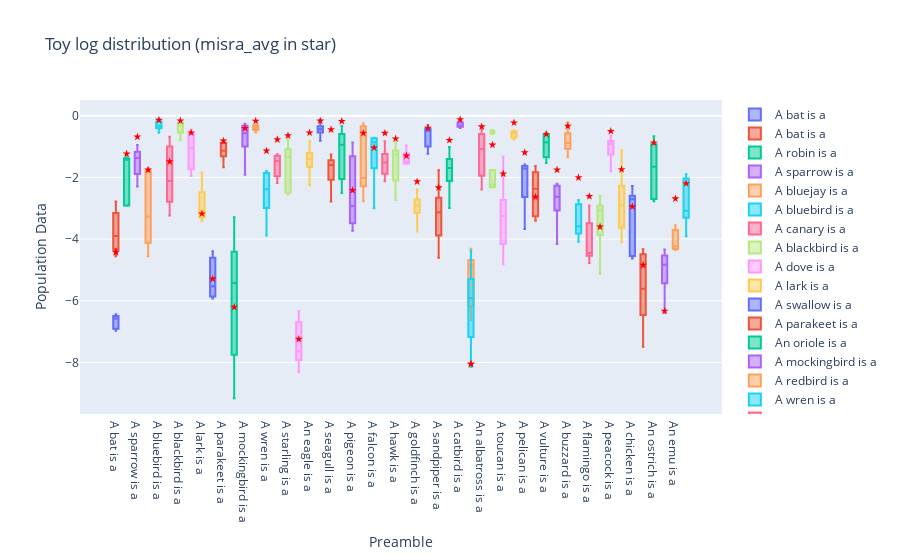

Notebook cell for this chart:
### Code cell
import pandas as pd
import plotly.graph_objects as go

df = mergedDF.copy()
# Create an empty list to store the boxplots
boxplots = []
misra_avg_markers = []


# Iterate through each row of the DataFrame and create a boxplot for each row
for index, row in df.iterrows():
    if(row['stimulus_x'] == 'bird.'):
        preamble = row['preamble']
        population_data = row['population data']
        boxplot = go.Box(y=population_data, name=preamble)
        boxplots.append(boxplot)
        misra_avg = row['misra_avg']

        misra_avg_marker = go.Scatter(x=[preamble], y=[misra_avg], mode='markers', 
                                  name='Misra Avg', marker=dict(color='red', symbol='star'))
        misra_avg_markers.append(misra_avg_marker)

# Create the figure with all the boxplots
fig = go.Figure(data=boxplots + misra_avg_markers)

# Update the layout to provide a title and labels for the axes
fig.update_layout(
    title="Toy log distribution (misra_avg in star)",
    xaxis_title="Preamble",
    yaxis_title="Population Data",
)

# Show the interactive plot in Jupyter Notebook
fig.show()

### Figure 1 — Plotly figure (JSON) as saved in the notebook; plotly's stock layout.template omitted (floating-point values rounded to 4 significant figures)
{"data": [{"name": "A bat is a", "type": "box", "y": [-6.97, -6.512, -6.573, -6.434, -6.883]}, {"name": "A bat is a", "type": "box", "y": [-3.282, -2.783, -4.558, -4.258, -3.898]}, {"name": "A robin is a", "type": "box", "y": [-2.908, -2.919, -1.43, -1.421, -1.248]}, {"name": "A sparrow is a", "type": "box", "y": [-2.297, -1.755, -1.368, -0.9502, -1.244]}, {"name": "A bluejay is a", "type": "box", "y": [-1.825, -4.558, -3.98, -3.265, -1.698]}, {"name": "A bluebird is a", "type": "box", "y": [-0.2221, -0.3616, -0.5488, -0.0874, -0.3262]}, {"name": "A canary is a", "type": "box", "y": [-0.6795, -3.234, -2.112, -1.104, -2.639]}, {"name": "A blackbird is a", "type": "box", "y": [-0.2395, -0.7945, -0.2759, -0.46, -0.2288]}, {"name": "A dove is a", "type": "box", "y": [-1.045, -1.953, -0.4547, -0.6259, -1.664]}, {"name": "A lark is a", "type": "box", "y": [-3.081, -2.695, -3.265, -3.405, -1.837]}, {"name": "A swallow is a", "type": "box", "y": [-4.68, -5.842, -4.395, -5.926, -5.532]}, {"name": "A parakeet is a", "type": "box", "y": [-0.9039, -1.136, -0.8204, -1.67, -1.194]}, {"name": "An oriole is a", "type": "box", "y": [-3.293, -4.786, -5.421, -7.284, -9.163]}, {"name": "A mockingbird is a", "type": "box", "y": [-0.5698, -0.3421, -0.2567, -1.917, -0.6895]}, {"name": "A redbird is a", "type": "box", "y": [-0.5467, -0.322, -0.3887, -0.292, -0.4305]}, {"name": "A wren is a", "type": "box", "y": [-1.789, -3.884, -2.691, -2.387, -1.88]}, {"name": "A finch is a", "type": "box", "y": [-1.885, -1.245, -1.314, -2.185, -1.465]}, {"name": "A starling is a", "type": "box", "y": [-2.461, -2.561, -0.7518, -1.201, -1.336]}, {"name": "A cardinal is a", "type": "box", "y": [-7.638, -8.314, -6.331, -6.819, -7.786]}, {"name": "An eagle is a", "type": "box", "y": [-2.258, -1.334, -1.461, -1.401, -0.8233]}, {"name": "A hummingbird is a", "type": "box", "y": [-0.4347, -0.4507, -0.8092, -0.1283, -0.4143]}, {"name": "A seagull is a", "type": "box", "y": [-2.781, -1.842, -1.504, -1.26, -1.598]}, {"name": "A woodpecker is a", "type": "box", "y": [-0.3294, -1.901, -0.9426, -0.6771, -2.505]}, {"name": "A pigeon is a", "type": "box", "y": [-1.46, -3.728, -2.928, -3.401, -0.8689]}, {"name": "A thrush is a", "type": "box", "y": [-2.124, -0.3735, -2.016, -0.2474, -2.771]}, {"name": "A falcon is a", "type": "box", "y": [-1.266, -0.7364, -0.7105, -3.001, -0.8622]}, {"name": "A crow is a", "type": "box", "y": [-1.379, -2.124, -1.518, -1.797, -0.8233]}, {"name": "A hawk is a", "type": "box", "y": [-1.259, -2.735, -1.888, -1.221, -0.8548]}, {"name": "A raven is a", "type": "box", "y": [-1.501, -1.557, -0.9659, -1.547, -1.312]}, {"name": "A goldfinch is a", "type": "box", "y": [-2.91, -2.83, -2.384, -3.752, -2.946]}, {"name": "A parrot is a", "type": "box", "y": [-0.4831, -1.235, -0.4629, -0.9231, -0.305]}, {"name": "A sandpiper is a", "type": "box", "y": [-4.602, -3.128, -1.77, -2.951, -3.644]}, {"name": "A pheasant is a", "type": "box", "y": [-1.697, -2.989, -1.014, -1.825, -1.531]}, {"name": "A catbird is a", "type": "box", "y": [-0.3975, -0.2374, -0.1648, -0.3352, -0.3414]}, {"name": "A crane is a", "type": "box", "y": [-4.867, -6.018, -4.803, -6.624, -4.317]}, {"name": "A crane is a", "type": "box", "y": [-8.149, -5.601, -5.913, -4.381, -6.855]}, {"name": "An albatross is a", "type": "box", "y": [-0.6525, -2.388, -1.798, -0.4126, -1.076]}, {"name": "A condor is a", "type": "box", "y": [-2.171, -2.321, -2.325, -0.5234, -2.232]}, {"name": "A toucan is a", "type": "box", "y": [-4.814, -1.332, -3.252, -3.937, -3.194]}, {"name": "An owl is a", "type": "box", "y": [-0.5687, -0.7738, -0.679, -0.5116, -0.4789]}, {"name": "A pelican is a", "type": "box", "y": [-1.65, -1.707, -3.673, -2.284, -1.582]}, {"name": "A goose is a", "type": "box", "y": [-1.633, -1.902, -3.207, -3.403, -2.365]}, {"name": "A vulture is a", "type": "box", "y": [-0.6512, -1.286, -0.8605, -1.536, -0.5415]}, {"name": "A stork is a", "type": "box", "y": [-2.296, -2.708, -2.626, -2.205, -4.159]}, {"name": "A buzzard is a", "type": "box", "y": [-0.687, -0.2112, -0.982, -1.348, -0.8829]}, {"name": "A swan is a", "type": "box", "y": [-2.735, -2.911, -3.732, -4.083, -3.583]}, {"name": "A flamingo is a", "type": "box", "y": [-2.911, -3.673, -4.455, -4.461, -4.775]}, {"name": "A duck is a", "type": "box", "y": [-3.065, -3.011, -2.602, -5.133, -3.44]}, {"name": "A peacock is a", "type": "box", "y": [-1.079, -0.6374, -1.798, -0.9181, -0.8762]}, {"name": "An egret is a", "type": "box", "y": [-3.472, -2.905, -1.116, -4.102, -2.658]}, {"name": "A chicken is a", "type": "box", "y": [-2.277, -4.522, -4.632, -2.703, -2.712]}, {"name": "A turkey is a", "type": "box", "y": [-4.543, -4.326, -5.607, -7.488, -6.121]}, {"name": "An ostrich is a", "type": "box", "y": [-0.6651, -1.006, -2.773, -1.653, -2.68]}, {"name": "A titmouse is a", "type": "box", "y": [-4.828, -6.385, -4.6, -5.117, -4.335]}, {"name": "An emu is a", "type": "box", "y": [-3.55, -4.351, -3.756, -4.23, -4.31]}, {"name": "A penguin is a", "type": "box", "y": [-3.082, -3.905, -2.076, -1.896, -3.113]}, {"marker": {"color": "red", "symbol": "star"}, "mode": "markers", "name": "Misra Avg", "type": "scatter", "x": ["A bat is a"], "y": [-4.421]}, {"marker": {"color": "red", "symbol": "star"}, "mode": "markers", "name": "Misra Avg", "type": "scatter", "x": ["A bat is a"], "y": [-4.421]}, {"marker": {"color": "red", "symbol": "star"}, "mode": "markers", "name": "Misra Avg", "type": "scatter", "x": ["A robin is a"], "y": [-1.232]}, {"marker": {"color": "red", "symbol": "star"}, "mode": "markers", "name": "Misra Avg", "type": "scatter", "x": ["A sparrow is a"], "y": [-0.6835]}, {"marker": {"color": "red", "symbol": "star"}, "mode": "markers", "name": "Misra Avg", "type": "scatter", "x": ["A bluejay is a"], "y": [-1.756]}, {"marker": {"color": "red", "symbol": "star"}, "mode": "markers", "name": "Misra Avg", "type": "scatter", "x": ["A bluebird is a"], "y": [-0.1424]}, {"marker": {"color": "red", "symbol": "star"}, "mode": "markers", "name": "Misra Avg", "type": "scatter", "x": ["A canary is a"], "y": [-1.486]}, {"marker": {"color": "red", "symbol": "star"}, "mode": "markers", "name": "Misra Avg", "type": "scatter", "x": ["A blackbird is a"], "y": [-0.1628]}, {"marker": {"color": "red", "symbol": "star"}, "mode": "markers", "name": "Misra Avg", "type": "scatter", "x": ["A dove is a"], "y": [-0.5489]}, {"marker": {"color": "red", "symbol": "star"}, "mode": "markers", "name": "Misra Avg", "type": "scatter", "x": ["A lark is a"], "y": [-3.176]}, {"marker": {"color": "red", "symbol": "star"}, "mode": "markers", "name": "Misra Avg", "type": "scatter", "x": ["A swallow is a"], "y": [-5.291]}, {"marker": {"color": "red", "symbol": "star"}, "mode": "markers", "name": "Misra Avg", "type": "scatter", "x": ["A parakeet is a"], "y": [-0.8141]}, {"marker": {"color": "red", "symbol": "star"}, "mode": "markers", "name": "Misra Avg", "type": "scatter", "x": ["An oriole is a"], "y": [-6.206]}, {"marker": {"color": "red", "symbol": "star"}, "mode": "markers", "name": "Misra Avg", "type": "scatter", "x": ["A mockingbird is a"], "y": [-0.4075]}, {"marker": {"color": "red", "symbol": "star"}, "mode": "markers", "name": "Misra Avg", "type": "scatter", "x": ["A redbird is a"], "y": [-0.1693]}, {"marker": {"color": "red", "symbol": "star"}, "mode": "markers", "name": "Misra Avg", "type": "scatter", "x": ["A wren is a"], "y": [-1.138]}, {"marker": {"color": "red", "symbol": "star"}, "mode": "markers", "name": "Misra Avg", "type": "scatter", "x": ["A finch is a"], "y": [-0.7722]}, {"marker": {"color": "red", "symbol": "star"}, "mode": "markers", "name": "Misra Avg", "type": "scatter", "x": ["A starling is a"], "y": [-0.644]}, {"marker": {"color": "red", "symbol": "star"}, "mode": "markers", "name": "Misra Avg", "type": "scatter", "x": ["A cardinal is a"], "y": [-7.244]}, {"marker": {"color": "red", "symbol": "star"}, "mode": "markers", "name": "Misra Avg", "type": "scatter", "x": ["An eagle is a"], "y": [-0.5517]}, {"marker": {"color": "red", "symbol": "star"}, "mode": "markers", "name": "Misra Avg", "type": "scatter", "x": ["A hummingbird is a"], "y": [-0.1676]}, {"marker": {"color": "red", "symbol": "star"}, "mode": "markers", "name": "Misra Avg", "type": "scatter", "x": ["A seagull is a"], "y": [-0.4482]}, {"marker": {"color": "red", "symbol": "star"}, "mode": "markers", "name": "Misra Avg", "type": "scatter", "x": ["A woodpecker is a"], "y": [-0.1791]}, {"marker": {"color": "red", "symbol": "star"}, "mode": "markers", "name": "Misra Avg", "type": "scatter", "x": ["A pigeon is a"], "y": [-2.418]}, {"marker": {"color": "red", "symbol": "star"}, "mode": "markers", "name": "Misra Avg", "type": "scatter", "x": ["A thrush is a"], "y": [-0.5627]}, {"marker": {"color": "red", "symbol": "star"}, "mode": "markers", "name": "Misra Avg", "type": "scatter", "x": ["A falcon is a"], "y": [-1.038]}, {"marker": {"color": "red", "symbol": "star"}, "mode": "markers", "name": "Misra Avg", "type": "scatter", "x": ["A crow is a"], "y": [-0.5645]}, {"marker": {"color": "red", "symbol": "star"}, "mode": "markers", "name": "Misra Avg", "type": "scatter", "x": ["A hawk is a"], "y": [-0.7442]}, {"marker": {"color": "red", "symbol": "star"}, "mode": "markers", "name": "Misra Avg", "type": "scatter", "x": ["A raven is a"], "y": [-1.298]}, {"marker": {"color": "red", "symbol": "star"}, "mode": "markers", "name": "Misra Avg", "type": "scatter", "x": ["A goldfinch is a"], "y": [-2.135]}, {"marker": {"color": "red", "symbol": "star"}, "mode": "markers", "name": "Misra Avg", "type": "scatter", "x": ["A parrot is a"], "y": [-0.3976]}, {"marker": {"color": "red", "symbol": "star"}, "mode": "markers", "name": "Misra Avg", "type": "scatter", "x": ["A sandpiper is a"], "y": [-2.331]}, {"marker": {"color": "red", "symbol": "star"}, "mode": "markers", "name": "Misra Avg", "type": "scatter", "x": ["A pheasant is a"], "y": [-0.7926]}, {"marker": {"color": "red", "symbol": "star"}, "mode": "markers", "name": "Misra Avg", "type": "scatter", "x": ["A catbird is a"], "y": [-0.12]}, {"marker": {"color": "red", "symbol": "star"}, "mode": "markers", "name": "Misra Avg", "type": "scatter", "x": ["A crane is a"], "y": [-8.052]}, {"marker": {"color": "red", "symbol": "star"}, "mode": "markers", "name": "Misra Avg", "type": "scatter", "x": ["A crane is a"], "y": [-8.052]}, {"marker": {"color": "red", "symbol": "star"}, "mode": "markers", "name": "Misra Avg", "type": "scatter", "x": ["An albatross is a"], "y": [-0.3533]}, {"marker": {"color": "red", "symbol": "star"}, "mode": "markers", "name": "Misra Avg", "type": "scatter", "x": ["A condor is a"], "y": [-0.9458]}, {"marker": {"color": "red", "symbol": "star"}, "mode": "markers", "name": "Misra Avg", "type": "scatter", "x": ["A toucan is a"], "y": [-1.882]}, {"marker": {"color": "red", "symbol": "star"}, "mode": "markers", "name": "Misra Avg", "type": "scatter", "x": ["An owl is a"], "y": [-0.2252]}, {"marker": {"color": "red", "symbol": "star"}, "mode": "markers", "name": "Misra Avg", "type": "scatter", "x": ["A pelican is a"], "y": [-1.194]}, {"marker": {"color": "red", "symbol": "star"}, "mode": "markers", "name": "Misra Avg", "type": "scatter", "x": ["A goose is a"], "y": [-2.633]}, {"marker": {"color": "red", "symbol": "star"}, "mode": "markers", "name": "Misra Avg", "type": "scatter", "x": ["A vulture is a"], "y": [-0.5976]}, {"marker": {"color": "red", "symbol": "star"}, "mode": "markers", "name": "Misra Avg", "type": "scatter", "x": ["A stork is a"], "y": [-1.752]}, {"marker": {"color": "red", "symbol": "star"}, "mode": "markers", "name": "Misra Avg", "type": "scatter", "x": ["A buzzard is a"], "y": [-0.3374]}, {"marker": {"color": "red", "symbol": "star"}, "mode": "markers", "name": "Misra Avg", "type": "scatter", "x": ["A swan is a"], "y": [-2.004]}, {"marker": {"color": "red", "symbol": "star"}, "mode": "markers", "name": "Misra Avg", "type": "scatter", "x": ["A flamingo is a"], "y": [-2.614]}, {"marker": {"color": "red", "symbol": "star"}, "mode": "markers", "name": "Misra Avg", "type": "scatter", "x": ["A duck is a"], "y": [-3.601]}, {"marker": {"color": "red", "symbol": "star"}, "mode": "markers", "name": "Misra Avg", "type": "scatter", "x": ["A peacock is a"], "y": [-0.5016]}, {"marker": {"color": "red", "symbol": "star"}, "mode": "markers", "name": "Misra Avg", "type": "scatter", "x": ["An egret is a"], "y": [-1.742]}, {"marker": {"color": "red", "symbol": "star"}, "mode": "markers", "name": "Misra Avg", "type": "scatter", "x": ["A chicken is a"], "y": [-2.947]}, {"marker": {"color": "red", "symbol": "star"}, "mode": "markers", "name": "Misra Avg", "type": "scatter", "x": ["A turkey is a"], "y": [-4.842]}, {"marker": {"color": "red", "symbol": "star"}, "mode": "markers", "name": "Misra Avg", "type": "scatter", "x": ["An ostrich is a"], "y": [-0.8762]}, {"marker": {"color": "red", "symbol": "star"}, "mode": "markers", "name": "Misra Avg", "type": "scatter", "x": ["A titmouse is a"], "y": [-6.331]}, {"marker": {"color": "red", "symbol": "star"}, "mode": "markers", "name": "Misra Avg", "type": "scatter", "x": ["An emu is a"], "y": [-2.688]}, {"marker": {"color": "red", "symbol": "star"}, "mode": "markers", "name": "Misra Avg", "type": "scatter", "x": ["A penguin is a"], "y": [-2.195]}], "layout": {"title": {"text": "Toy log distribution (misra_avg in star)"}, "xaxis": {"title": {"text": "Preamble"}}, "yaxis": {"title": {"text": "Population Data"}}}}
